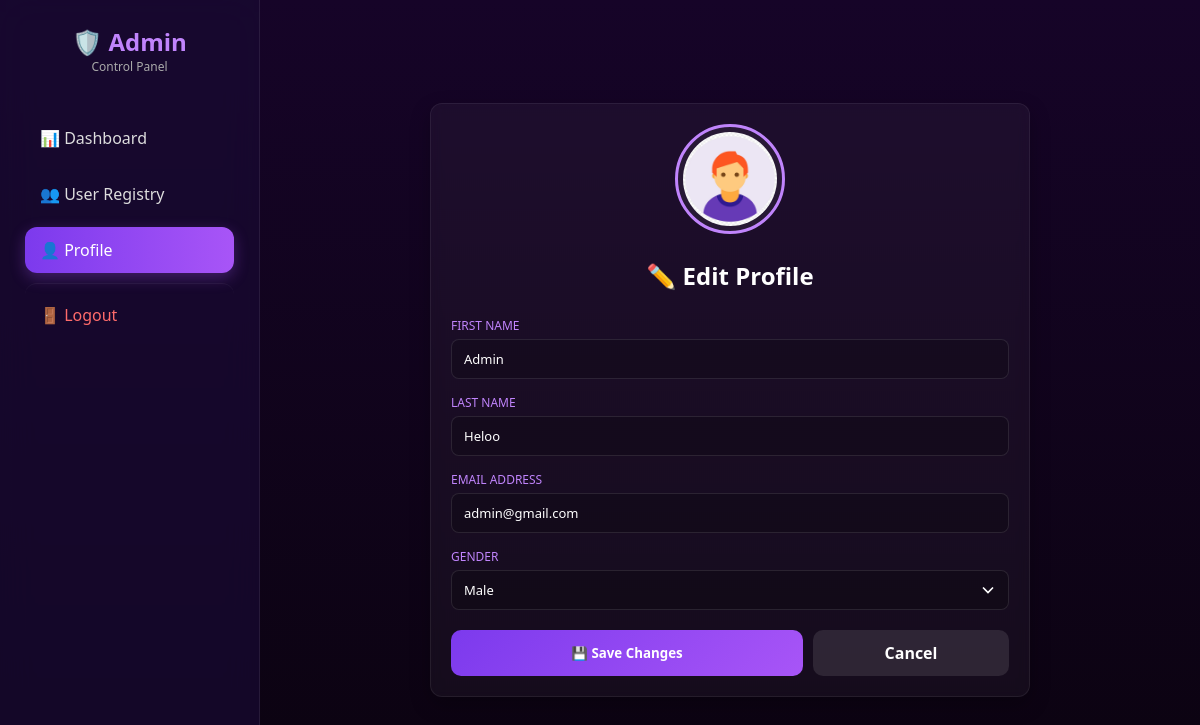
/admin_profile.php?mode=edit (signed in), run on the app's committed database.
### tables this page shows
CREATE TABLE `users` (
  `user_id` int NOT NULL,
  `first_name` varchar(50) NOT NULL,
  `last_name` varchar(50) NOT NULL,
  `middle_name` varchar(50) NOT NULL,
  `b_day` date NOT NULL,
  `gender` varchar(1) NOT NULL,
  `email` varchar(100) NOT NULL,
  `user_name` varchar(50) NOT NULL,
  `password` varchar(255) NOT NULL,
  `timestamp` datetime DEFAULT CURRENT_TIMESTAMP,
  `role` varchar(20) DEFAULT 'user'
);

### admin_profile.php (the view, shortened to what this page needs)
<?php
include("connection.php");
$user_id = (int) $_SESSION['user_id'];
$mode = isset($_GET['mode']) && $_GET['mode'] == 'edit' ? 'edit' : 'view';
$sql = "SELECT * FROM users WHERE user_id = ? AND role = 'admin' LIMIT 1";
$stmt = $conn->prepare($sql);
$stmt->bind_param("i", $user_id);
$stmt->execute();
$result = $stmt->get_result();
$user = $result->fetch_assoc();
$full_name = trim(($user['first_name'] ?? '') . ' ' . ($user['last_name'] ?? ''));
$avatar = "Maleicon.png";
$gender_db = strtoupper(trim($user['gender'] ?? ''));
?>
<!DOCTYPE html>
<html>
<head>
    <link rel="stylesheet" href="CSS/restiq.css">
    <link rel="stylesheet" href="CSS/pages/profile.css">
</head>
<body>
<div class="admin-container">
    <?php include 'admin_sidebar.php'; ?>
    <div class="main-area profile-main-area">
        <div class="card profile-card">
            <img src="image/<?php echo $avatar; ?>" class="profile-img" alt="Avatar">
            <?php if ($mode == 'view'): ?>
                <h2 class="profile-title"><?php echo htmlspecialchars($full_name ?: 'Administrator'); ?></h2>
                <p class="profile-subtitle"><?php echo htmlspecialchars($user['email'] ?? ''); ?></p>
                <div class="info-row">
                    <label>Username</label>
                    <span><?php echo htmlspecialchars($user['user_name'] ?? 'N/A'); ?></span>
                </div>
                <div class="info-row">
                    <label>First Name</label>
                    <span><?php echo htmlspecialchars($user['first_name'] ?? 'N/A'); ?></span>
                </div>
                <div class="info-row">
                    <label>Last Name</label>
                    <span><?php echo htmlspecialchars($user['last_name'] ?? 'N/A'); ?></span>
                </div>
                <div class="info-row">
                    <label>Gender</label>
                    <span>
                        <?php
                        if ($gender_db == 'M') echo 'Male';
                        elseif ($gender_db == 'F') echo 'Female';
                        else echo 'Other';
                        ?>
                    </span>
                </div>
                <div class="info-row">
                    <label>Account Type</label>
                    <span>🛡️ Administrator</span>
                </div>
                <div class="profile-actions">
                    <a href="admin_profile.php?mode=edit" class="btn btn-full">✏️ Edit Profile</a>
                </div>
            <?php else: ?>
                <h2 class="profile-title profile-title-edit">✏️ Edit Profile</h2>
                <form method="POST">
                    <div class="form-group">
                        <label>First Name</label>
                        <input type="text" name="first_name" value="<?php echo htmlspecialchars($user['first_name'] ?? ''); ?>" required>
                    </div>
                    <div class="form-group">
                        <label>Last Name</label>
                        <input type="text" name="last_name" value="<?php echo htmlspecialchars($user['last_name'] ?? ''); ?>" required>
                    </div>
                    <div class="form-group">
                        <label>Email Address</label>
                        <input type="email" name="email" value="<?php echo htmlspecialchars($user['email'] ?? ''); ?>" required>
                    </div>
                    <div class="form-group">
                        <label>Gender</label>
                        <select name="gender">
                            <option value="Male" <?php echo ($gender_db == 'M') ? 'selected' : ''; ?>>Male</option>
                        </select>
                    </div>
                    <div class="profile-form-actions">
                        <button type="submit" name="update_profile" class="btn btn-primary-flex">💾 Save Changes</button>
                        <a href="admin_profile.php" class="btn btn-secondary btn-secondary-flex">Cancel</a>
                    </div>
                </form>
            <?php endif; ?>
        </div>
    </div>
</div>
</body>
</html>

### CSS/restiq.css (style rules this page uses)
* { margin: 0; padding: 0; box-sizing: border-box; font-family: 'Segoe UI', sans-serif; }
body { min-height: 100vh; background: linear-gradient(180deg, #160428 0%, #0b0310 100%); color: white; overflow-x: hidden; }
.admin-container { display: flex; align-items: flex-start; }
.main-area { margin-left: 260px; padding: 40px; width: calc(100% - 260px); min-height: 100vh; }
.card { background: rgba(255,255,255,0.04); backdrop-filter: blur(6px); padding: 20px; border-radius: 12px; box-shadow: 0 8px 20px rgba(0,0,0,0.25); border: 1px solid rgba(255,255,255,0.07); }
.btn { padding: 12px 20px; background: linear-gradient(135deg, #7c3aed, #a855f7); border: none; color: white; border-radius: 10px; cursor: pointer; font-weight: bold; transition: 0.3s; text-decoration: none; display: inline-block; text-align: center; }
.btn-secondary { background: rgba(255,255,255,0.1); color: white; }

### CSS/pages/profile.css (style rules this page uses)
.profile-card { width: 100%; max-width: 600px; margin: 0 auto; text-align: center; }
.profile-img { width: 110px; height: 110px; border-radius: 50%; border: 3px solid #c084fc; padding: 5px; background: rgba(255,255,255,0.05); margin-bottom: 20px; }
.profile-title { margin-bottom: 5px; }
.profile-title-edit { margin-bottom: 25px; }
.form-group { text-align: left; margin-bottom: 15px; }
.form-group label { display: block; font-size: 12px; color: #c084fc; margin-bottom: 5px; text-transform: uppercase; }
.form-group input, .form-group select { width: 100%; padding: 10px 12px; background: rgba(0, 0, 0, 0.2); border: 1px solid rgba(255, 255, 255, 0.1); border-radius: 8px; color: white; font-size: 13px; transition: 0.3s; }
.form-group select { appearance: none; -webkit-appearance: none; -moz-appearance: none; background-repeat: no-repeat; background-position: right 10px center; background-size: 20px; padding-right: 40px; }
.form-group select option { background: #1a1a2e; color: white; }
.form-group select option:checked { background: linear-gradient(#a855f7, #a855f7); background-color: #a855f7; color: white; }
.form-group input::placeholder { color: #666; }
.profile-form-actions { display: flex; gap: 10px; margin-top: 20px; }
.btn-secondary { background: rgba(255, 255, 255, 0.1) !important; color: white !important; }
.profile-form-actions .btn-primary-flex { flex: 2; }
.profile-form-actions .btn-secondary-flex { flex: 1; }
.profile-main-area { display: flex; align-items: center; justify-content: center; }

### data on the page
users: first_name "Admin", last_name "Heloo", email "admin@gmail.com", gender "Male"
